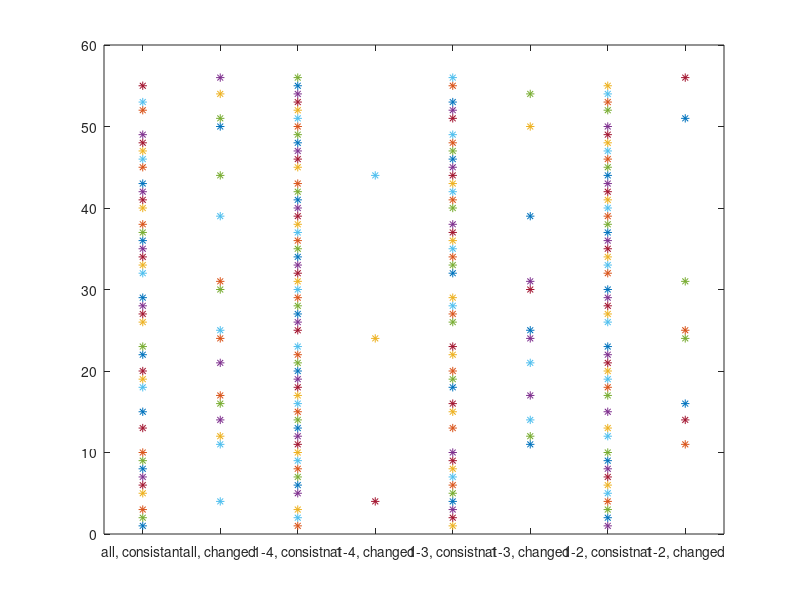
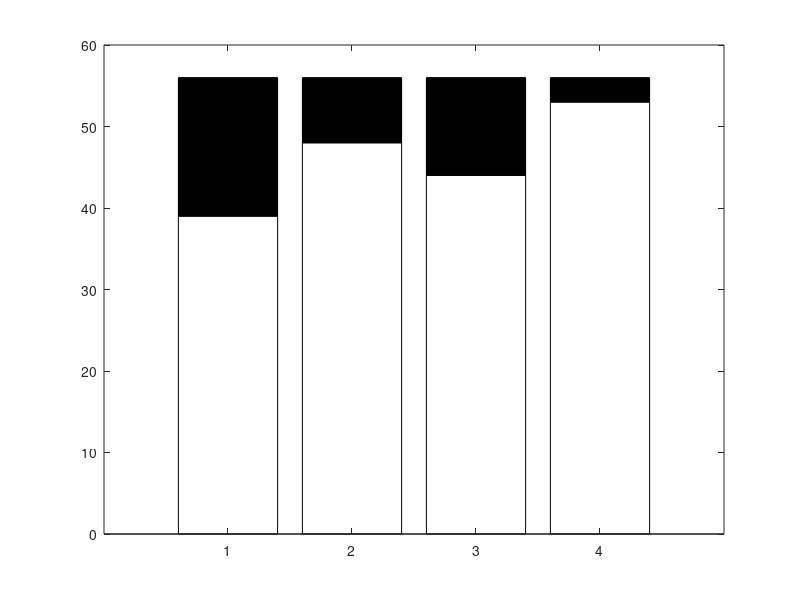

These charts were generated, in order, by the following MATLAB code: (Note: this script raises an error after producing the figures.)
function run_Inscopix_calculate_params_after_cell_clustering
% Light response paper Nov 2021- blue light 3 intensities and white 
% after test6R single cell data is clustered (Pegah Kassraian), some
% parameters are calculated and presented 
clear all_cell_dF all_cell_t

%mypath='C:\Users\Anat\Documents\Inscopix_Projects\SCNVIP_test6R_blue';
mypath='D:\DATA_Glab\Inscopix\Inscopix_Projects\SCNVIP_test6R_blue';
n_clustering=2; % 2 used in paper
baseline_method=2;% 2 used in paper
individual_clustering=1; 
% if individual_clustering=0, ref_cluster should be set up. I prefered 4- the white light 
ref_cluster=4;

% 1-3 blue, different intensities. 4- white
%cluster_data.sess_ind=4; 
%cluster_data.sess_ind=3; 
%cluster_data.sess_ind=2; 
%cluster_data.sess_ind=1; 

cluster_data.all_sess_ind=[1:4]; 

if n_clustering==3 && baseline_method==1
    % first clustering - Baseline based on dark (B1) , 3 clusters
    %sess1- blue light high
    clustering(1,:)=[0, 2, 1, 0, 1, 1, 1, 2, 1, 1, 0, 2, 2, 2, 1, 0, 2, 2, 2, 0, 0, 0,0, 0, 0, 1, 1, 1, 0, 2, 0, 0, 0, 1, 1, 1, 1, 1, 0, 1, 1, 0, 1, 0, 0, 1, 0, 1, 1, 1, 1, 1, 1, 1, 1, 1];
    cluster_order(1,:)=[2 1 3];
    % Sess2:- blue light med
    clustering(2,:)=[1, 1, 0, 1, 0, 0, 1, 2, 0, 1, 1, 2, 2, 1, 1, 1, 2, 2, 2, 0, 1, 1, 0, 1, 0, 0, 0, 0, 1, 2, 0, 2, 1, 0, 0, 0, 0, 0, 2, 0, 0, 1, 1, 2, 1, 0, 1, 0, 0, 1, 1, 0, 0, 1, 0, 1];
    cluster_order(2,:)=[1 2 3];
    % Sess3: blue light low
    
    clustering(3,:)=[1, 1, 2, 1, 2, 2, 1, 0, 1, 1, 1, 1, 1, 2, 1, 1, 1, 0, 1, 2, 1, 1, 2, 2, 2, 1, 1, 2, 2, 1, 2, 0, 1, 2, 2, 2, 2, 2, 1, 2, 2, 1, 1, 1,1, 2, 1, 2, 2, 1, 2, 2, 2, 1, 1, 1];
    cluster_order(3,:)=[3 2 1];
    % Sess4: white light
    clustering(4,:)=[1, 0, 2, 0, 2, 2, 2, 0, 2, 1, 1, 0, 0, 0, 2, 1, 0, 0, 0, 1, 1, 1, 1, 2, 1, 2, 2, 1, 1, 0, 1, 0, 1, 2, 2, 2, 2, 2, 1, 2, 2, 2, 1, 1,1, 2, 2, 2, 2, 2, 1, 2, 2, 1, 2, 2];
    cluster_order(4,:)=[3 2 1];
    
end

if n_clustering==2 && baseline_method==1
    
    % two clusters, B1
    % second clustering- Baseline
    clustering(1,:)=[0, 1, 0, 0, 0, 0, 0, 1, 0, 0, 1, 1, 1, 1, 0, 0, 1, 1, 1, 0, 0, 0,...
        0, 1, 1, 0, 0, 0, 0, 1, 1, 1, 0, 0, 0, 0, 0, 0, 1, 0, 0, 0, 0, 1,...
        0, 0, 0, 0, 0, 0, 0, 0, 0, 0, 0, 0];
    cluster_order(1,:)=[1 2];
    % Sess2:- blue light med
    clustering(2,:)=[1, 0, 1, 1, 1, 1, 1, 0, 1, 1, 1, 0, 0, 1, 1, 0, 0, 0, 0, 1, 1, 1,...
        1, 1, 1, 1, 1, 1, 1, 0, 1, 0, 1, 1, 1, 1, 1, 1, 0, 1, 1, 1, 1, 0,...
        1, 1, 1, 1, 1, 1, 0, 1, 1, 1, 1, 0];
    cluster_order(2,:)=[2 1 ];
    % Sess3: blue light low
    
    clustering(3,:)=[0, 1, 0, 0, 0, 0, 0, 1, 0, 0, 0, 0, 1, 0, 0, 0, 0, 1, 1, 0, 1, 0,...
        0, 0, 0, 0, 0, 0, 0, 0, 0, 1, 0, 0, 0, 0, 0, 0, 0, 0, 0, 0, 0, 1,...
        0, 0, 0, 0, 0, 1, 0, 0, 0, 1, 0, 0];
    
    cluster_order(3,:)=[ 1 2];
    % Sess4: white light
    clustering(4,:)=[0, 1, 0, 1, 0, 0, 0, 1, 0, 0, 1, 1, 1, 1, 0, 0, 1, 1, 1, 0, 0, 0,...
        0, 0, 1, 0, 0, 0, 0, 1, 1, 1, 0, 0, 0, 0, 0, 0, 1, 0, 0, 0, 0, 0,...
        0, 0, 0, 0, 0, 0, 0, 0, 0, 0, 0, 0];
    
    cluster_order(4,:)=[ 1 2];
end


if n_clustering==2 && baseline_method==2
    
      % first clustering - Baseline based on last (B2) , 2 clusters
    %sess1- blue light high
    clustering(1,:)=[0, 1, 0, 0, 0, 0, 0, 1, 0, 0, 1, 1, 1, 1, 0, 0, 1, 1, 1, 0, 0, 0,...
       0, 1, 1, 0, 0, 0, 0, 1, 1, 1, 0, 0, 0, 0, 0, 0, 1, 0, 0, 0, 0, 1,...
       0, 0, 0, 0, 0, 0, 0, 0, 0, 0, 0, 0];
    
    cluster_order(1,:)=[2 1];
    % Sess2:- blue light med
    clustering(2,:)=[0, 1, 0, 0, 0, 0, 0, 1, 0, 0, 0, 1, 1, 0, 0, 1, 1, 1, 1, 0, 0, 0,...
       0, 0, 0, 0, 0, 0, 0, 1, 0, 1, 0, 0, 0, 0, 0, 0, 1, 0, 0, 0, 0, 1,...
       0, 0, 0, 0, 0, 0, 1, 0, 0, 0, 0, 1];
    cluster_order(2,:)=[2 1];
    % Sess3: blue light low
    
    clustering(3,:)=[0, 1, 0, 0, 0, 0, 0, 1, 0, 0, 0, 0, 1, 0, 0, 0, 0, 1, 1, 0, 1, 0,...
       0, 0, 0, 0, 0, 0, 0, 0, 0, 1, 0, 0, 0, 0, 0, 0, 0, 0, 0, 0, 0, 1,...
       0, 0, 0, 0, 0, 1, 0, 0, 0, 1, 0, 0]; 
    cluster_order(3,:)=[2 1];
    % Sess4: white light
    clustering(4,:)=[1, 0, 1, 0, 1, 1, 1, 0, 1, 1, 0, 0, 0, 0, 1, 1, 0, 0, 0, 1, 1, 1,...
       1, 1, 0, 1, 1, 1, 1, 0, 0, 0, 1, 1, 1, 1, 1, 1, 0, 1, 1, 1, 1, 1,...
       1, 1, 1, 1, 1, 1, 1, 1, 1, 1, 1, 1];
    cluster_order(4,:)=[1 2];
end
   
% set the clusters based on the feature 
for si=1:size(clustering,1)
    this_clustering=clustering(si,:);
    this_cluster_order=cluster_order(si,:);  
    a(find(this_clustering==0))=find(this_cluster_order==1) -1;
    a(find(this_clustering==1))= find(this_cluster_order==2)-1;
    a(find(this_clustering==2))= find(this_cluster_order==3)-1;
    feature_clustering(si,:)=a;
end

% check the level of clustering change: 
n=0; nc=0; n14=0; nc14=0; n13=0; nc13=0; n12=0; nc12=0; n_cluster_zero_consistent=0;n_cluster_one_consistent=0;
one_consistent=[]; zero_consistent=[];
figure
for ci=1:size(feature_clustering,2)
    if sum(abs(diff(feature_clustering(:,ci))))==0
        plot(1,ci,'*');hold on 
        n=n+1;
    end
    if sum(abs(diff(feature_clustering(:,ci))))>0
        plot(2,ci,'*');hold on 
        nc=nc+1;
    end
    if sum(abs(diff(feature_clustering([1 4],ci))))==0
        plot(3,ci,'*');hold on 
        n14=n14+1;
    end
    if sum(abs(diff(feature_clustering([1 4],ci))))>0
        plot(4,ci,'*');hold on 
        nc14=nc14+1;
    end
    if sum(abs(diff(feature_clustering([1 3],ci))))==0
        plot(5,ci,'*');hold on 
        n13=n13+1;
    end
    if sum(abs(diff(feature_clustering([1 3],ci))))>0
        plot(6,ci,'*');hold on 
        nc13=nc13+1;
    end
    if sum(abs(diff(feature_clustering([1 2],ci))))==0
        plot(7,ci,'*');hold on
        n12=n12+1;
    end
    if sum(abs(diff(feature_clustering([1 2],ci))))>0
        plot(8,ci,'*');hold on
        nc12=nc12+1;
    end
    if isequal(feature_clustering(:,ci),[0 0 0 0]'); n_cluster_zero_consistent=n_cluster_zero_consistent+1; zero_consistent=[zero_consistent ci];  end
    if isequal(feature_clustering(:,ci),[1 1 1 1]'); n_cluster_one_consistent=n_cluster_one_consistent+1; one_consistent=[one_consistent ci];end  
end
xlim([0.5 8.5])
xticks(1:8)
xticklabels({'all, consistant', 'all, changed','1-4, consistnat', '1-4, changed','1-3, consistnat', '1-3, changed','1-2, consistnat', '1-2, changed'})

color_array=[0.8 0.8 0.8; 0.6 0.6 0.6];% cluster 1 - light gray. cluster 2 - dark gray
figure
y = [n nc; n12 nc12; n13 nc13; n14 nc14];
b=bar(y,'stacked','FaceColor','flat');
for k=1:size(y,2)
    b(k).CData = color_array(k,:);
end
xticks(1:4)
xticklabels({'all','1-2','1-3', '1-4'})
ylabel('cells')
legend('preserved cluster','changed cluster')

cd (mypath)
% get cluster figure and analysis for each session 
for si=1:length(cluster_data.all_sess_ind)
    cluster_data.sess_ind=cluster_data.all_sess_ind(si);
    cluster_data.cluster_order=cluster_order(cluster_data.sess_ind,:);
    % now load
    load(['all_cell_df_sess' num2str(cluster_data.sess_ind) '_B' num2str(baseline_method)])% will load a database all_cell_df
    load(['all_cell_t' num2str(cluster_data.sess_ind) '_B' num2str(baseline_method)])% will load a database all_cell_t
    
    cluster_data.all_cell_dF=all_cell_dF;
    cluster_data.all_cell_t=all_cell_t;
    
    if individual_clustering
        cluster_data.clustering=clustering(cluster_data.sess_ind,:);
    else
        cluster_data.clustering=clustering(ref_cluster,:);
    end
    
    cluster_data.baseline_method=baseline_method;
    cluster_data.n_clustering=n_clustering;
    analysis{si}=Inscopix_calculate_params_after_cell_clustering(cluster_data);
    analysis{si}.all_cell_dF=all_cell_dF;
    analysis{si}.all_cell_t=all_cell_t;
     
end

%  show a few examples, one from each clustering behavior: 
% cluster zero, consistent 
% cluster one, consistent 
% not consistent between 1 and 4
cluster_color=[0 0 1;0 0 1;0 0 1;0.7 0.7 0.7];
figure
one2four_changed=[4 24 44];
exmp=[zero_consistent(end) one_consistent(16) one2four_changed(2)];
%exmp=one_consistent(1:17);
for ei=1:length(exmp)
    subplot(length(exmp),1,ei)
    for si=1:length(analysis)
        this_sess_df(:,:)=analysis{si}.all_cell_dF(exmp(ei),:,:);
        this_sess_t(:,:)=analysis{si}.all_cell_t(exmp(ei),:,:);
        
        y=nanmean(this_sess_df(:,:),1);
        T=this_sess_t(1,:)+45*(si-1);
        SEM=nanstd(this_sess_df(:,:),1)/sqrt(size(this_sess_df(:,:),1));
        
        figure_params.background=cluster_color(si,:);figure_params.line='k';
        plot_curve_with_SEM(T,y,SEM,figure_params)
        
       % plot(this_sess_t(1,:)+45*(si-1),nanmean(this_sess_df(:,:))); hold on
    end
    if ei==length(exmp); xlabel('Time (sec)'); end
    %ylim([-2 45])
    xlim([0 175])
end

% compare specific features- to claim what changed within each cell over
% sessions
% extract the data from analysis
for si=1:length(cluster_data.all_sess_ind)
    all_Mean_AUC(:,si)=analysis{si}.Mean_AUC;
     all_rise_time(:,si)=analysis{si}.rise_time;
     all_all_tau(:,si)=analysis{si}.all_tau;
      all_all_max_val(:,si)=analysis{si}.all_max_val;
      all_all_ratio_20_to_30(:,si)=analysis{si}.all_ratio_20_to_30;
end

% plot differences between clusters over sessions, using '-*' format 
figure
trait_to_plot={'all_Mean_AUC';'all_all_max_val'; 'all_rise_time'; 'all_all_tau';'all_all_ratio_20_to_30'};
for ti=1:length(trait_to_plot)
    subplot(1,length(trait_to_plot),ti)
    ref_session=4;
    eval(['M=' trait_to_plot{ti} ';']);
    for ci=1:size(M,1)
        if feature_clustering(ref_session,ci)==1
            plot(1:size(M,2),M(ci,:),'k-*'); hold on
        end
        if feature_clustering(ref_session,ci)==0
            plot(1:size(M,2),M(ci,:),'r-*'); hold on
        end
    end
    old = '_';  new = ' '; newStr = replace(trait_to_plot{ti},old,new);
    title(newStr)
end

% stats - compare same trait, between sessions
figure
clear g0 g1 y0 y1
trait_to_plot={'all_Mean_AUC'; 'all_rise_time'; 'all_all_tau'};
c1=[]; c0=[];
for ti=1:length(trait_to_plot)
    ref_session=4;
    eval(['M=' trait_to_plot{ti} ';']);
    y1=[M(feature_clustering(ref_session,:)==1,1)' M(feature_clustering(ref_session,:)==1,2)' M(feature_clustering(ref_session,:)==1,3)' M(feature_clustering(ref_session,:)==1,4)'];
    y0=[M(feature_clustering(ref_session,:)==0,1)' M(feature_clustering(ref_session,:)==0,2)' M(feature_clustering(ref_session,:)==0,3)' M(feature_clustering(ref_session,:)==0,4)'];
    g1=[ones(1,sum(feature_clustering(ref_session,:)==1)) 2*ones(1,sum(feature_clustering(ref_session,:)==1)) 3*ones(1,sum(feature_clustering(ref_session,:)==1)) 4*ones(1,sum(feature_clustering(ref_session,:)==1)) ];
     g0=[ones(1,sum(feature_clustering(ref_session,:)==0)) 2*ones(1,sum(feature_clustering(ref_session,:)==0)) 3*ones(1,sum(feature_clustering(ref_session,:)==0)) 4*ones(1,sum(feature_clustering(ref_session,:)==0)) ];
    [p1,tbl,stats1]  = kruskalwallis(y1,g1,'off');
    [p0,tbl0,stats0]  = kruskalwallis(y0,g0,'off');
    c1=[c1; multcompare(stats1,'CType','bonferroni')];
    c0=[c0; multcompare(stats0,'CType','bonferroni')];
end

% plot  - compare same trait, between sessions
figure
trait_to_plot={'all_Mean_AUC'; 'all_rise_time'; 'all_all_tau'};
for ti=1:length(trait_to_plot)
    subplot(2,length(trait_to_plot),ti)
    ref_session=4;
    s=0.15;
    eval(['M=' trait_to_plot{ti} ';']);
    b0=bar([1:size(M,2)]-s,nanmean(M(feature_clustering(ref_session,:)==0,:))); hold on
    b0.FaceColor=[0.6 0.6 0.6]; b0.BarWidth=0.28;
    sem=std(M(feature_clustering(ref_session,:)==0,:))/sqrt(length(find(feature_clustering(ref_session,:)==0)));
    nMean=nanmean(M(feature_clustering(ref_session,:)==0,:));
    line([(1:4)-s;(1:4)-s],[nMean+sem ;nMean-sem])
    disp(['cluster0 mean+-sem ' trait_to_plot{ti} num2str(nMean) '+-' num2str(sem)])
    
    b1=bar([1:size(M,2)]+s,nanmean(M(feature_clustering(ref_session,:)==1,:))); hold on
    b1.FaceColor=[0.3 0.3 0.3]; b1.BarWidth=0.28;
    sem=std(M(feature_clustering(ref_session,:)==1,:))/sqrt(length(find(feature_clustering(ref_session,:)==1)));
    nMean=nanmean(M(feature_clustering(ref_session,:)==1,:));
    line([(1:4)+s;(1:4)+s],[nMean+sem ;nMean-sem])
    disp(['cluster0 mean+-sem ' trait_to_plot{ti} num2str(nMean) '+-' num2str(sem)])
    
    xlim([0.5 4.5])
     switch trait_to_plot{ti}
        case 'all_Mean_AUC'; ylim([-100 2800])
        case 'all_all_tau';  ylim([0 2.5])
        case 'all_rise_time'; ylim([0 12])
    end

    subplot(2,length(trait_to_plot),ti+3)
    for ci=1:size(M,1)
        if feature_clustering(ref_session,ci)==1
            p0=plot([1:size(M,2)]+s,M(ci,:),'-*'); hold on
            p0.Color=[0.2 0.2 0.2];
        end
        if feature_clustering(ref_session,ci)==0
            p1=plot([1:size(M,2)]-s,M(ci,:),'-*'); hold on
            p1.Color=[0.55 0.55 0.55];
        end
    end
    xlim([0.5 4.5])
    xticks([1 2 3 4]); xticklabels({'1.4E15'; '1.3E14';'1.7E13'; 'White light'});xtickangle(90)
    old = '_';  new = ' '; newStr = replace(trait_to_plot{ti},old,new);
    title(newStr)
    switch trait_to_plot{ti}
        case 'all_Mean_AUC'; ylim([-100 2800])
        case 'all_all_tau';  ylim([0 2.5])
        case 'all_rise_time'; ylim([0 12])
    end
end



% %% calculate correlation coefficien (copied from read_test6R_FP_general)
% all_y=[];
% clear cr2
% lb1=0;
% %for gi=[1:5 7:length(Groups)] % skip the low intensity red 
% for gi=[1:length(Groups)] % skip the low intensity red 
%     lb1=lb1+1;
%     y=nanmean(mean(full_df(Groups{gi},:,:),3));
%     y=y-mean(y(1:200)); % remove baseline ( before light is turned on)
%     all_y=[all_y; y];
%     c_label_states{lb1}=states{gi};
% end
% 
% for idi1=1:size(all_y,1)
%     A(:)=all_y(idi1,:);
%     for idi2=idi1:size(all_y,1)
%         B(:)=all_y(idi2,:);
%         cr2(idi2,idi1)=corr2(A,B);
%     end
% end
% corr_plot(cr2,c_label_states)



1







   


